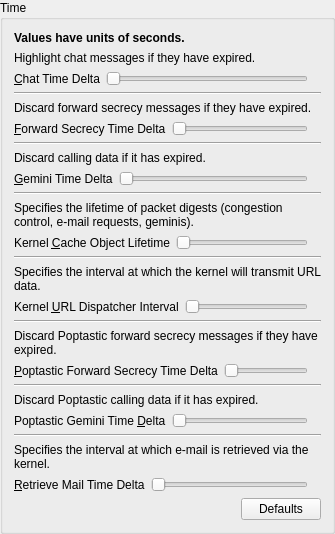
         <widget class="QGroupBox" name="time">
          <property name="title">
           <string>Time</string>
          </property>
          <layout class="QVBoxLayout" name="verticalLayout_28">
           <item>
            <widget class="QLabel" name="label_12">
             <property name="font">
              <font>
               <weight>75</weight>
               <bold>true</bold>
              </font>
             </property>
             <property name="text">
              <string>Values have units of seconds.</string>
             </property>
            </widget>
           </item>
           <item>
            <widget class="QLabel" name="label_18">
             <property name="text">
              <string>Highlight chat messages if they have expired.</string>
             </property>
             <property name="wordWrap">
              <bool>true</bool>
             </property>
            </widget>
           </item>
           <item>
            <layout class="QHBoxLayout" name="horizontalLayout_7">
             <item>
              <widget class="QLabel" name="label_6">
               <property name="text">
                <string>&amp;Chat Time Delta</string>
               </property>
               <property name="buddy">
                <cstring>chat_time_delta</cstring>
               </property>
              </widget>
             </item>
             <item>
              <widget class="QSlider" name="chat_time_delta">
               <property name="minimum">
                <number>5</number>
               </property>
               <property name="maximum">
                <number>600</number>
               </property>
               <property name="orientation">
                <enum>Qt::Horizontal</enum>
               </property>
              </widget>
             </item>
             <item>
              <widget class="QLabel" name="chat_time_delta_current"/>
             </item>
            </layout>
           </item>
           <item>
            <widget class="Line" name="line">
             <property name="orientation">
              <enum>Qt::Horizontal</enum>
             </property>
            </widget>
           </item>
           <item>
            <widget class="QLabel" name="label_19">
             <property name="text">
              <string>Discard forward secrecy messages if they have expired.</string>
             </property>
             <property name="wordWrap">
              <bool>true</bool>
             </property>
            </widget>
           </item>
           <item>
            <layout class="QHBoxLayout" name="horizontalLayout_9">
             <item>
              <widget class="QLabel" name="label_8">
               <property name="text">
                <string>&amp;Forward Secrecy Time Delta</string>
               </property>
               <property name="buddy">
                <cstring>forward_secrecy_time_delta</cstring>
               </property>
              </widget>
             </item>
             <item>
              <widget class="QSlider" name="forward_secrecy_time_delta">
               <property name="minimum">
                <number>5</number>
               </property>
               <property name="maximum">
                <number>600</number>
               </property>
               <property name="orientation">
                <enum>Qt::Horizontal</enum>
               </property>
              </widget>
             </item>
             <item>
              <widget class="QLabel" name="forward_secrecy_time_delta_current"/>
             </item>
            </layout>
           </item>
           <item>
            <widget class="Line" name="line_2">
             <property name="orientation">
              <enum>Qt::Horizontal</enum>
             </property>
            </widget>
           </item>
           <item>
            <widget class="QLabel" name="label_21">
             <property name="text">
              <string>Discard calling data if it has expired.</string>
             </property>
             <property name="wordWrap">
              <bool>true</bool>
             </property>
            </widget>
           </item>
           <item>
            <layout class="QHBoxLayout" name="horizontalLayout_8">
             <item>
              <widget class="QLabel" name="label_7">
               <property name="text">
                <string>&amp;Gemini Time Delta</string>
               </property>
               <property name="buddy">
                <cstring>gemini_time_delta</cstring>
               </property>
              </widget>
             </item>
             <item>
              <widget class="QSlider" name="gemini_time_delta">
               <property name="minimum">
                <number>5</number>
               </property>
               <property name="maximum">
                <number>600</number>
               </property>
               <property name="orientation">
                <enum>Qt::Horizontal</enum>
               </property>
              </widget>
             </item>
             <item>
              <widget class="QLabel" name="gemini_time_delta_current"/>
             </item>
            </layout>
           </item>
           <item>
            <widget class="Line" name="line_3">
             <property name="orientation">
              <enum>Qt::Horizontal</enum>
             </property>
            </widget>
           </item>
           <item>
            <widget class="QLabel" name="label_22">
             <property name="text">
              <string>Specifies the lifetime of packet digests (congestion control, e-mail requests, geminis).</string>
             </property>
             <property name="wordWrap">
              <bool>true</bool>
             </property>
            </widget>
           </item>
           <item>
            <layout class="QHBoxLayout" name="horizontalLayout_6">
             <item>
              <widget class="QLabel" name="label_5">
               <property name="text">
                <string>Kernel &amp;Cache Object Lifetime</string>
               </property>
               <property name="buddy">
                <cstring>kernel_cache_object_lifetime</cstring>
               </property>
              </widget>
             </item>
             <item>
              <widget class="QSlider" name="kernel_cache_object_lifetime">
               <property name="minimum">
                <number>5</number>
               </property>
               <property name="maximum">
                <number>600</number>
               </property>
               <property name="orientation">
                <enum>Qt::Horizontal</enum>
               </property>
              </widget>
             </item>
             <item>
              <widget class="QLabel" name="kernel_cache_object_lifetime_current"/>
             </item>
            </layout>
           </item>
           <item>
            <widget class="Line" name="line_4">
             <property name="orientation">
              <enum>Qt::Horizontal</enum>
             </property>
            </widget>
           </item>
           <item>
            <widget class="QLabel" name="label_23">
             <property name="text">
              <string>Specifies the interval at which the kernel will transmit URL data.</string>
             </property>
             <property name="wordWrap">
              <bool>true</bool>
             </property>
            </widget>
           </item>
           <item>
            <layout class="QHBoxLayout" name="horizontalLayout_14">
             <item>
              <widget class="QLabel" name="label_14">
               <property name="text">
                <string>Kernel &amp;URL Dispatcher Interval</string>
               </property>
               <property name="buddy">
                <cstring>kernel_url_dispatcher</cstring>
               </property>
              </widget>
             </item>
             <item>
              <widget class="QSlider" name="kernel_url_dispatcher">
               <property name="minimum">
                <number>45</number>
               </property>
               <property name="maximum">
                <number>600</number>
               </property>
               <property name="orientation">
                <enum>Qt::Horizontal</enum>
               </property>
              </widget>
             </item>
             <item>
              <widget class="QLabel" name="kernel_url_dispatcher_current"/>
             </item>
            </layout>
           </item>
           <item>
            <widget class="Line" name="line_5">
             <property name="orientation">
              <enum>Qt::Horizontal</enum>
             </property>
            </widget>
           </item>
           <item>
            <widget class="QLabel" name="label_20">
             <property name="text">
              <string>Discard Poptastic forward secrecy messages if they have expired.</string>
             </property>
             <property name="wordWrap">
              <bool>true</bool>
             </property>
            </widget>
           </item>
           <item>
            <layout class="QHBoxLayout" name="horizontalLayout_12">
             <item>
              <widget class="QLabel" name="label_11">
               <property name="text">
                <string>&amp;Poptastic Forward Secrecy Time Delta</string>
               </property>
               <property name="buddy">
                <cstring>poptastic_forward_secrecy_time_delta</cstring>
               </property>
              </widget>
             </item>
             <item>
              <widget class="QSlider" name="poptastic_forward_secrecy_time_delta">
               <property name="minimum">
                <number>5</number>
               </property>
               <property name="maximum">
                <number>600</number>
               </property>
               <property name="orientation">
                <enum>Qt::Horizontal</enum>
               </property>
              </widget>
             </item>
             <item>
              <widget class="QLabel" name="poptastic_forward_secrecy_time_delta_current"/>
             </item>
            </layout>
           </item>
           <item>
            <widget class="Line" name="line_6">
             <property name="orientation">
              <enum>Qt::Horizontal</enum>
             </property>
            </widget>
           </item>
           <item>
            <widget class="QLabel" name="label_26">
             <property name="text">
              <string>Discard Poptastic calling data if it has expired.</string>
             </property>
             <property name="wordWrap">
              <bool>true</bool>
             </property>
            </widget>
           </item>
           <item>
            <layout class="QHBoxLayout" name="horizontalLayout_15">
             <item>
              <widget class="QLabel" name="label_25">
               <property name="text">
                <string>Poptastic Gemini Time &amp;Delta</string>
               </property>
               <property name="buddy">
                <cstring>poptastic_gemini_time_delta</cstring>
               </property>
              </widget>
             </item>
             <item>
              <widget class="QSlider" name="poptastic_gemini_time_delta">
               <property name="minimum">
                <number>5</number>
               </property>
               <property name="maximum">
                <number>600</number>
               </property>
               <property name="orientation">
                <enum>Qt::Horizontal</enum>
               </property>
              </widget>
             </item>
             <item>
              <widget class="QLabel" name="poptastic_gemini_time_delta_current"/>
             </item>
            </layout>
           </item>
           <item>
            <widget class="Line" name="line_7">
             <property name="orientation">
              <enum>Qt::Horizontal</enum>
             </property>
            </widget>
           </item>
           <item>
            <widget class="QLabel" name="label_24">
             <property name="text">
              <string>Specifies the interval at which e-mail is retrieved via the kernel.</string>
             </property>
             <property name="wordWrap">
              <bool>true</bool>
             </property>
            </widget>
           </item>
           <item>
            <layout class="QHBoxLayout" name="horizontalLayout_11">
             <item>
              <widget class="QLabel" name="label_10">
               <property name="text">
                <string>&amp;Retrieve Mail Time Delta</string>
               </property>
               <property name="buddy">
                <cstring>retrieve_mail_time_delta</cstring>
               </property>
              </widget>
             </item>
             <item>
              <widget class="QSlider" name="retrieve_mail_time_delta">
               <property name="minimum">
                <number>5</number>
               </property>
               <property name="maximum">
                <number>600</number>
               </property>
               <property name="orientation">
                <enum>Qt::Horizontal</enum>
               </property>
              </widget>
             </item>
             <item>
              <widget class="QLabel" name="retrieve_mail_time_delta_current"/>
             </item>
            </layout>
           </item>
           <item>
            <layout class="QHBoxLayout" name="horizontalLayout_13">
             <item>
              <spacer name="horizontalSpacer_7">
               <property name="orientation">
                <enum>Qt::Horizontal</enum>
               </property>
               <property name="sizeHint" stdset="0">
                <size>
                 <width>40</width>
                 <height>20</height>
                </size>
               </property>
              </spacer>
             </item>
             <item>
              <widget class="QPushButton" name="defaults">
               <property name="text">
                <string>Defaults</string>
               </property>
              </widget>
             </item>
            </layout>
           </item>
          </layout>
         </widget>
